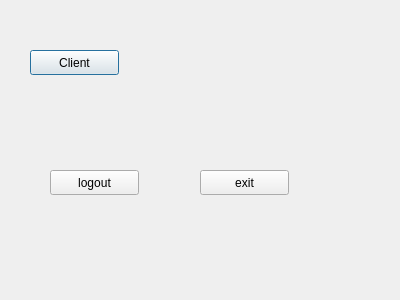
<?xml version="1.0" encoding="UTF-8"?>
<ui version="4.0">
 <class>clientDialog</class>
 <widget class="QDialog" name="clientDialog">
  <property name="geometry">
   <rect>
    <x>0</x>
    <y>0</y>
    <width>400</width>
    <height>300</height>
   </rect>
  </property>
  <property name="windowTitle">
   <string>Dialog</string>
  </property>
  <widget class="QPushButton" name="pushButton">
   <property name="geometry">
    <rect>
     <x>30</x>
     <y>50</y>
     <width>89</width>
     <height>25</height>
    </rect>
   </property>
   <property name="text">
    <string>Client</string>
   </property>
  </widget>
  <widget class="QPushButton" name="pushButton_2">
   <property name="geometry">
    <rect>
     <x>200</x>
     <y>170</y>
     <width>89</width>
     <height>25</height>
    </rect>
   </property>
   <property name="text">
    <string>exit</string>
   </property>
  </widget>
  <widget class="QPushButton" name="pushButton_3">
   <property name="geometry">
    <rect>
     <x>50</x>
     <y>170</y>
     <width>89</width>
     <height>25</height>
    </rect>
   </property>
   <property name="text">
    <string>logout</string>
   </property>
  </widget>
 </widget>
 <resources/>
 <connections/>
</ui>
